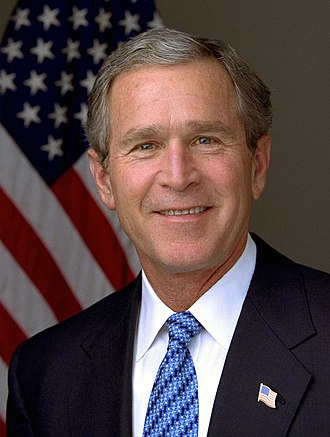
#> input picture Week 09/Material/Examples/George_Bush.jpeg, 330 x 437 px
$ jupyter execute --allow-errors Example3_SVD_Facial_Recognition.ipynb
#> lines starting #> are read from the running program, lines starting #| are printed output that depends on the picture
#### Facial recognition using SVD ####

[cell 1]
import numpy as np
import matplotlib.pyplot as plt
from sklearn.datasets import fetch_lfw_people
from sklearn.decomposition import TruncatedSVD  # Sklearn has its own svd operator
from sklearn.model_selection import train_test_split
from sklearn.svm import SVC
from sklearn.ensemble import RandomForestClassifier
from sklearn.metrics import classification_report, accuracy_score
from skimage import transform
from PIL import Image
import io
import requests

#> (a cell that did not finish here is left out)

[cell 3]
# Visualize some example faces from the dataset
def show_faces(images, titles, h, w, n_row=2, n_col=5):
    """Helper function to plot example faces"""
    plt.figure(figsize=(1.5 * n_col, 2 * n_row))
    plt.subplots_adjust(bottom=0, left=.01, right=.99, top=.90, hspace=.35)
    for i in range(n_row * n_col):
        plt.subplot(n_row, n_col, i + 1)
        plt.imshow(images[i].reshape((h, w)), cmap=plt.cm.gray)
        plt.title(titles[i], size=12)
        plt.xticks(())
        plt.yticks(())

# Show the first 10 faces from the dataset
#> (the rest of this cell did not finish here and is left out)

#> (a cell that did not finish here is left out)

[cell 5]
# Step 4: Train a classifier using the reduced features
clf = SVC(C=100)
#> (the rest of this cell did not finish here and is left out)

#> (a cell that did not finish here is left out)

[cell 7]
plt.figure(figsize=(15, 8))
#> (the rest of this cell did not finish here and is left out)

- Eigenfaces: These are the principal components extracted by SVD. Each eigenface represents a pattern or feature that contributes significantly to the variance in the dataset. The top eigenfaces capture large-scale facial features like the shape of the head, eyes, and nose.
- By using SVD, we reduce the dimensionality of the image data from several thousand pixels (original features) to a smaller number (100 components in this example). This reduction allows the classifier to focus on the most important features of the face, improving efficiency and reducing overfitting.
- The classification model uses the reduced feature set to perform facial recognition. Despite the dimensionality reduction, the classifier can still achieve high accuracy because the most important features are retained through SVD.

[cell 8]
# Function to preprocess the local image
def preprocess_local_image(image_path):

    # Open the image from the local path
#> called with image_path = 'George_Bush.jpeg'
    img = Image.open(image_path)
#> img is the input picture: PIL image 330x437 RGB; mean R, G, B 85.8, 68.6, 69.2

    # Convert to grayscale and resize to 40x40 (same as LFW images)
    img = img.convert("L")
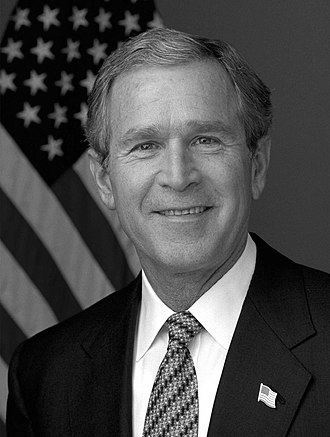
#> img: PIL image 330x437 L; min 0, max 255, mean 73.8
    img_resized = img.resize((w, h))  # 40x40 dimensions from LFW

    # Convert to numpy array and flatten it to match the LFW format
    img_array = np.asarray(img_resized, dtype=np.float32).flatten()

    # Return the preprocessed image
    return img_array

# Predict using an image stored locally
image_path =  'George_Bush.jpeg'  # Replace with your local image path
#> (the rest of this cell did not finish here and is left out)


$ run again, with Week 09/Material/Examples/building1.jpg copied over Week 09/Material/Examples/George_Bush.jpeg
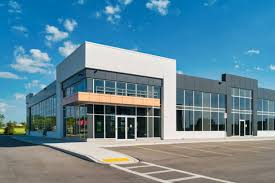
#> input picture Week 09/Material/Examples/building1.jpg, 275 x 183 px
#> in preprocess_local_image, img is the input picture: PIL image 275x183 RGB; mean R, G, B 96.7, 135.5, 152.9
#> in preprocess_local_image, `img = img.convert("L")`:
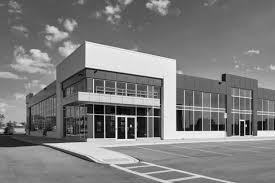
#> img: PIL image 275x183 L; min 0, max 254, mean 125.9
